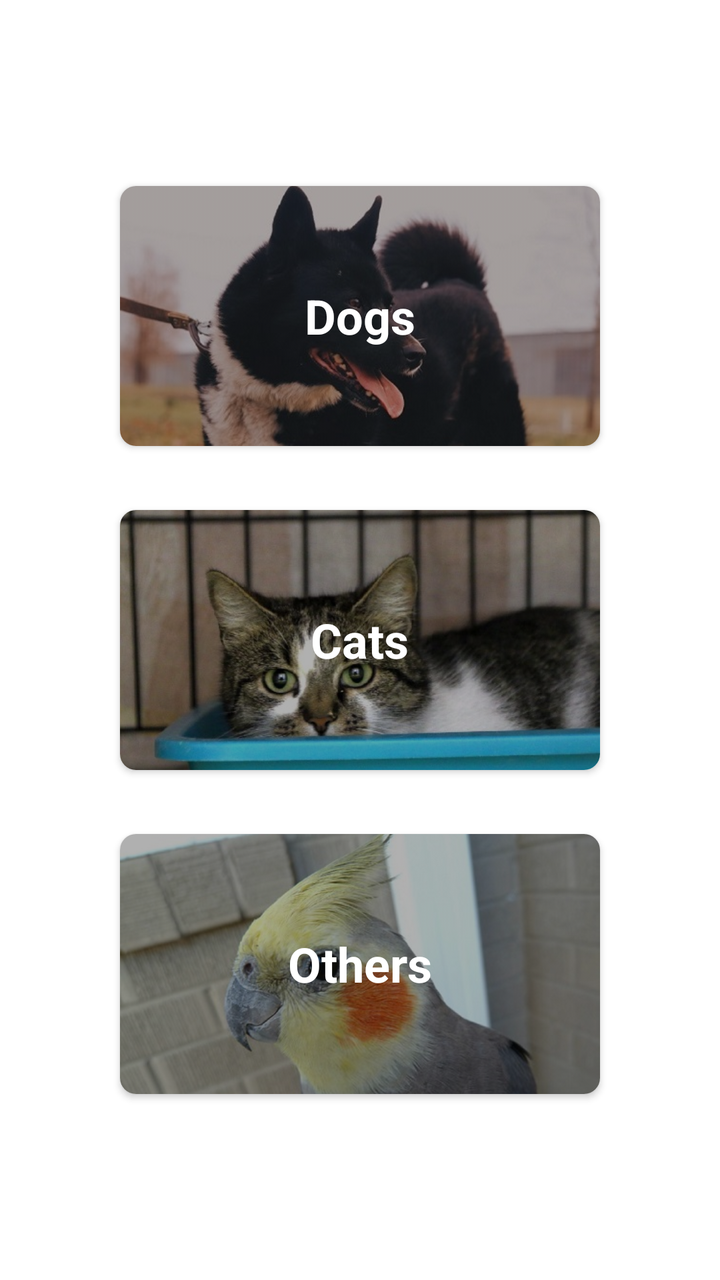
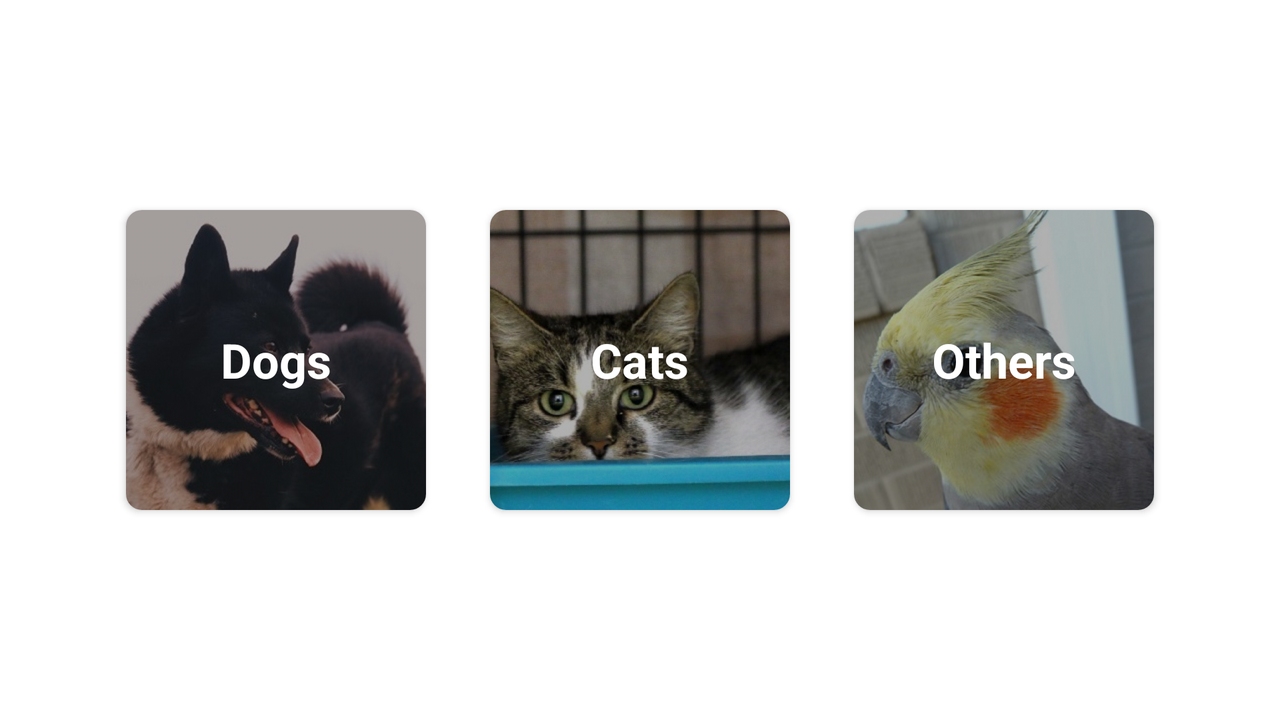

Two renders of one Android screen. The first uses the default layout on a phone; the second uses the alternative layout the repository ships for a different screen configuration, on a matching device. The two XML files are below.
<!-- AndroidManifest.xml: application theme Theme.Shelter -->
<!-- res/layout/fragment_animal_types.xml -->
<?xml version="1.0" encoding="utf-8"?>
<LinearLayout xmlns:android="http://schemas.android.com/apk/res/android"
    xmlns:app="http://schemas.android.com/apk/res-auto"
    xmlns:tools="http://schemas.android.com/tools"
    android:id="@+id/frameLayout"
    android:layout_width="match_parent"
    android:layout_height="match_parent"
    android:layout_weight="1"
    android:gravity="center"
    android:orientation="vertical"
    android:padding="@dimen/margin_large">

    <androidx.cardview.widget.CardView
        android:layout_width="240dp"
        android:layout_height="130dp"
        app:cardCornerRadius="@dimen/corner_radius_standard">
        <RelativeLayout
            android:layout_width="match_parent"
            android:layout_height="match_parent">
            <ImageButton
                android:id="@+id/button_dogs"
                android:layout_width="match_parent"
                android:layout_height="match_parent"
                android:background="@null"
                android:scaleType="centerCrop"
                app:srcCompat="@drawable/dogs"
                android:tint="#4F000000"
                />
            <com.google.android.material.textview.MaterialTextView
                android:layout_width="wrap_content"
                android:layout_height="wrap_content"
                android:text="@string/dogs"
                android:textColor="@color/white"
                android:layout_centerInParent="true"
                android:textSize="24sp"
                android:textStyle="bold" />
        </RelativeLayout>

    </androidx.cardview.widget.CardView>

    <androidx.cardview.widget.CardView
        android:layout_width="240dp"
        android:layout_height="130dp"
        app:cardCornerRadius="@dimen/corner_radius_standard"
        android:layout_marginTop="@dimen/margin_large">
        <RelativeLayout
            android:layout_width="match_parent"
            android:layout_height="match_parent">
            <ImageButton
                android:id="@+id/button_cats"
                android:layout_width="match_parent"
                android:layout_height="match_parent"
                android:background="@null"
                android:scaleType="centerCrop"
                app:srcCompat="@drawable/cats"
                android:tint="#4F000000"/>

            <com.google.android.material.textview.MaterialTextView
                android:layout_width="wrap_content"
                android:layout_height="wrap_content"
                android:text="@string/cats"
                android:textColor="@color/white"
                android:layout_centerInParent="true"
                android:textSize="24sp"
                android:textStyle="bold" />
        </RelativeLayout>

    </androidx.cardview.widget.CardView>

    <androidx.cardview.widget.CardView
        android:layout_width="240dp"
        android:layout_height="130dp"
        app:cardCornerRadius="@dimen/corner_radius_standard"
        android:layout_marginTop="@dimen/margin_large">
        <RelativeLayout
            android:layout_width="match_parent"
            android:layout_height="match_parent">
            <ImageButton
                android:id="@+id/button_others"
                android:layout_width="match_parent"
                android:layout_height="match_parent"
                android:background="@null"
                android:scaleType="centerCrop"
                app:srcCompat="@drawable/others"
                android:tint="#4F000000"/>

            <com.google.android.material.textview.MaterialTextView
                android:layout_width="wrap_content"
                android:layout_height="wrap_content"
                android:text="@string/others"
                android:textColor="@color/white"
                android:layout_centerInParent="true"
                android:textSize="24sp"
                android:textStyle="bold" />
        </RelativeLayout>

    </androidx.cardview.widget.CardView>

</LinearLayout>
<!-- resources referenced by this layout -->
<resources>
  <color name="white">#FFFFFFFF</color>
  <dimen name="corner_radius_standard">8dp</dimen>
  <dimen name="margin_large">32dp</dimen>
  <!-- drawable cats: jpg bitmap (drawable, 74496 bytes) -->
  <!-- drawable dogs: jpg bitmap (drawable, 35795 bytes) -->
  <!-- drawable others: jpg bitmap (drawable, 41903 bytes) -->
  <string name="cats">Cats</string>
  <string name="dogs">Dogs</string>
  <string name="others">Others</string>
  <style name="Theme.Shelter" parent="Theme.MaterialComponents.DayNight.DarkActionBar">
          
  
          <item name="colorPrimary">@color/primary</item>
          <item name="colorPrimaryVariant">@color/primary_dark</item>
          <item name="colorOnPrimary">@color/white</item>
          
          <item name="colorSecondary">@color/teal_200</item>
          <item name="colorSecondaryVariant">@color/teal_700</item>
          <item name="colorOnSecondary">@color/black</item>
          
          <item name="android:statusBarColor" tools:targetApi="l">?attr/colorPrimaryVariant</item>
          
      </style>
  <color name="primary">#94062E</color>
  <color name="primary_dark">#5F0005</color>
  <color name="teal_200">#FF03DAC5</color>
  <color name="teal_700">#FF018786</color>
  <color name="black">#FF000000</color>
</resources>
<!-- res/layout-land/fragment_animal_types.xml (the repository's variant of the layout above) -->
<!-- drawn on the phone turned sideways -->
<?xml version="1.0" encoding="utf-8"?>
<LinearLayout xmlns:android="http://schemas.android.com/apk/res/android"
    xmlns:app="http://schemas.android.com/apk/res-auto"
    xmlns:tools="http://schemas.android.com/tools"
    android:id="@+id/frameLayout"
    android:layout_width="match_parent"
    android:layout_height="match_parent"
    android:layout_weight="1"
    android:gravity="center"
    android:padding="32dp">

    
    
    
    
    
    
    
    
    

    

    <androidx.cardview.widget.CardView
        android:layout_width="150dp"
        android:layout_height="150dp"
        app:cardCornerRadius="8dp">

        <RelativeLayout
            android:layout_width="match_parent"
            android:layout_height="match_parent">

            <ImageButton
                android:id="@+id/button_dogs"
                android:layout_width="match_parent"
                android:layout_height="match_parent"
                android:background="@null"
                android:scaleType="centerCrop"
                android:tint="#4F000000"
                app:srcCompat="@drawable/dogs" />

            <com.google.android.material.textview.MaterialTextView
                android:layout_width="wrap_content"
                android:layout_height="wrap_content"
                android:layout_centerInParent="true"
                android:text="@string/dogs"
                android:textColor="@color/white"
                android:textSize="24sp"
                android:textStyle="bold" />
        </RelativeLayout>

    </androidx.cardview.widget.CardView>

    <androidx.cardview.widget.CardView
        android:layout_width="150dp"
        android:layout_height="150dp"
        android:layout_marginStart="32dp"
        app:cardCornerRadius="8dp">

        <RelativeLayout
            android:layout_width="match_parent"
            android:layout_height="match_parent">

            <ImageButton
                android:id="@+id/button_cats"
                android:layout_width="match_parent"
                android:layout_height="match_parent"
                android:background="@null"
                android:scaleType="centerCrop"
                android:tint="#4F000000"
                app:srcCompat="@drawable/cats" />

            <com.google.android.material.textview.MaterialTextView
                android:layout_width="wrap_content"
                android:layout_height="wrap_content"
                android:layout_centerInParent="true"
                android:text="@string/cats"
                android:textColor="@color/white"
                android:textSize="24sp"
                android:textStyle="bold" />
        </RelativeLayout>

    </androidx.cardview.widget.CardView>

    <androidx.cardview.widget.CardView
        android:layout_width="150dp"
        android:layout_height="150dp"
        android:layout_marginStart="32dp"
        app:cardCornerRadius="8dp">

        <RelativeLayout
            android:layout_width="match_parent"
            android:layout_height="match_parent">

            <ImageButton
                android:id="@+id/button_others"
                android:layout_width="match_parent"
                android:layout_height="match_parent"
                android:background="@null"
                android:scaleType="centerCrop"
                android:tint="#4F000000"
                app:srcCompat="@drawable/others" />

            <com.google.android.material.textview.MaterialTextView
                android:layout_width="wrap_content"
                android:layout_height="wrap_content"
                android:layout_centerInParent="true"
                android:text="@string/others"
                android:textColor="@color/white"
                android:textSize="24sp"
                android:textStyle="bold" />
        </RelativeLayout>

    </androidx.cardview.widget.CardView>

</LinearLayout>
<!-- resources referenced by the variant -->
<!-- as the phone turned sideways resolves them -->
<resources>
  <color name="white">#FFFFFFFF</color>
  <!-- drawable cats: jpg bitmap (drawable, 74496 bytes) -->
  <!-- drawable dogs: jpg bitmap (drawable, 35795 bytes) -->
  <!-- drawable others: jpg bitmap (drawable, 41903 bytes) -->
  <string name="cats">Cats</string>
  <string name="dogs">Dogs</string>
  <string name="others">Others</string>
  <style name="Theme.Shelter" parent="Theme.MaterialComponents.DayNight.DarkActionBar">
          
  
          <item name="colorPrimary">@color/primary</item>
          <item name="colorPrimaryVariant">@color/primary_dark</item>
          <item name="colorOnPrimary">@color/white</item>
          
          <item name="colorSecondary">@color/teal_200</item>
          <item name="colorSecondaryVariant">@color/teal_700</item>
          <item name="colorOnSecondary">@color/black</item>
          
          <item name="android:statusBarColor" tools:targetApi="l">?attr/colorPrimaryVariant</item>
          
      </style>
  <color name="primary">#94062E</color>
  <color name="primary_dark">#5F0005</color>
  <color name="teal_200">#FF03DAC5</color>
  <color name="teal_700">#FF018786</color>
  <color name="black">#FF000000</color>
</resources>
